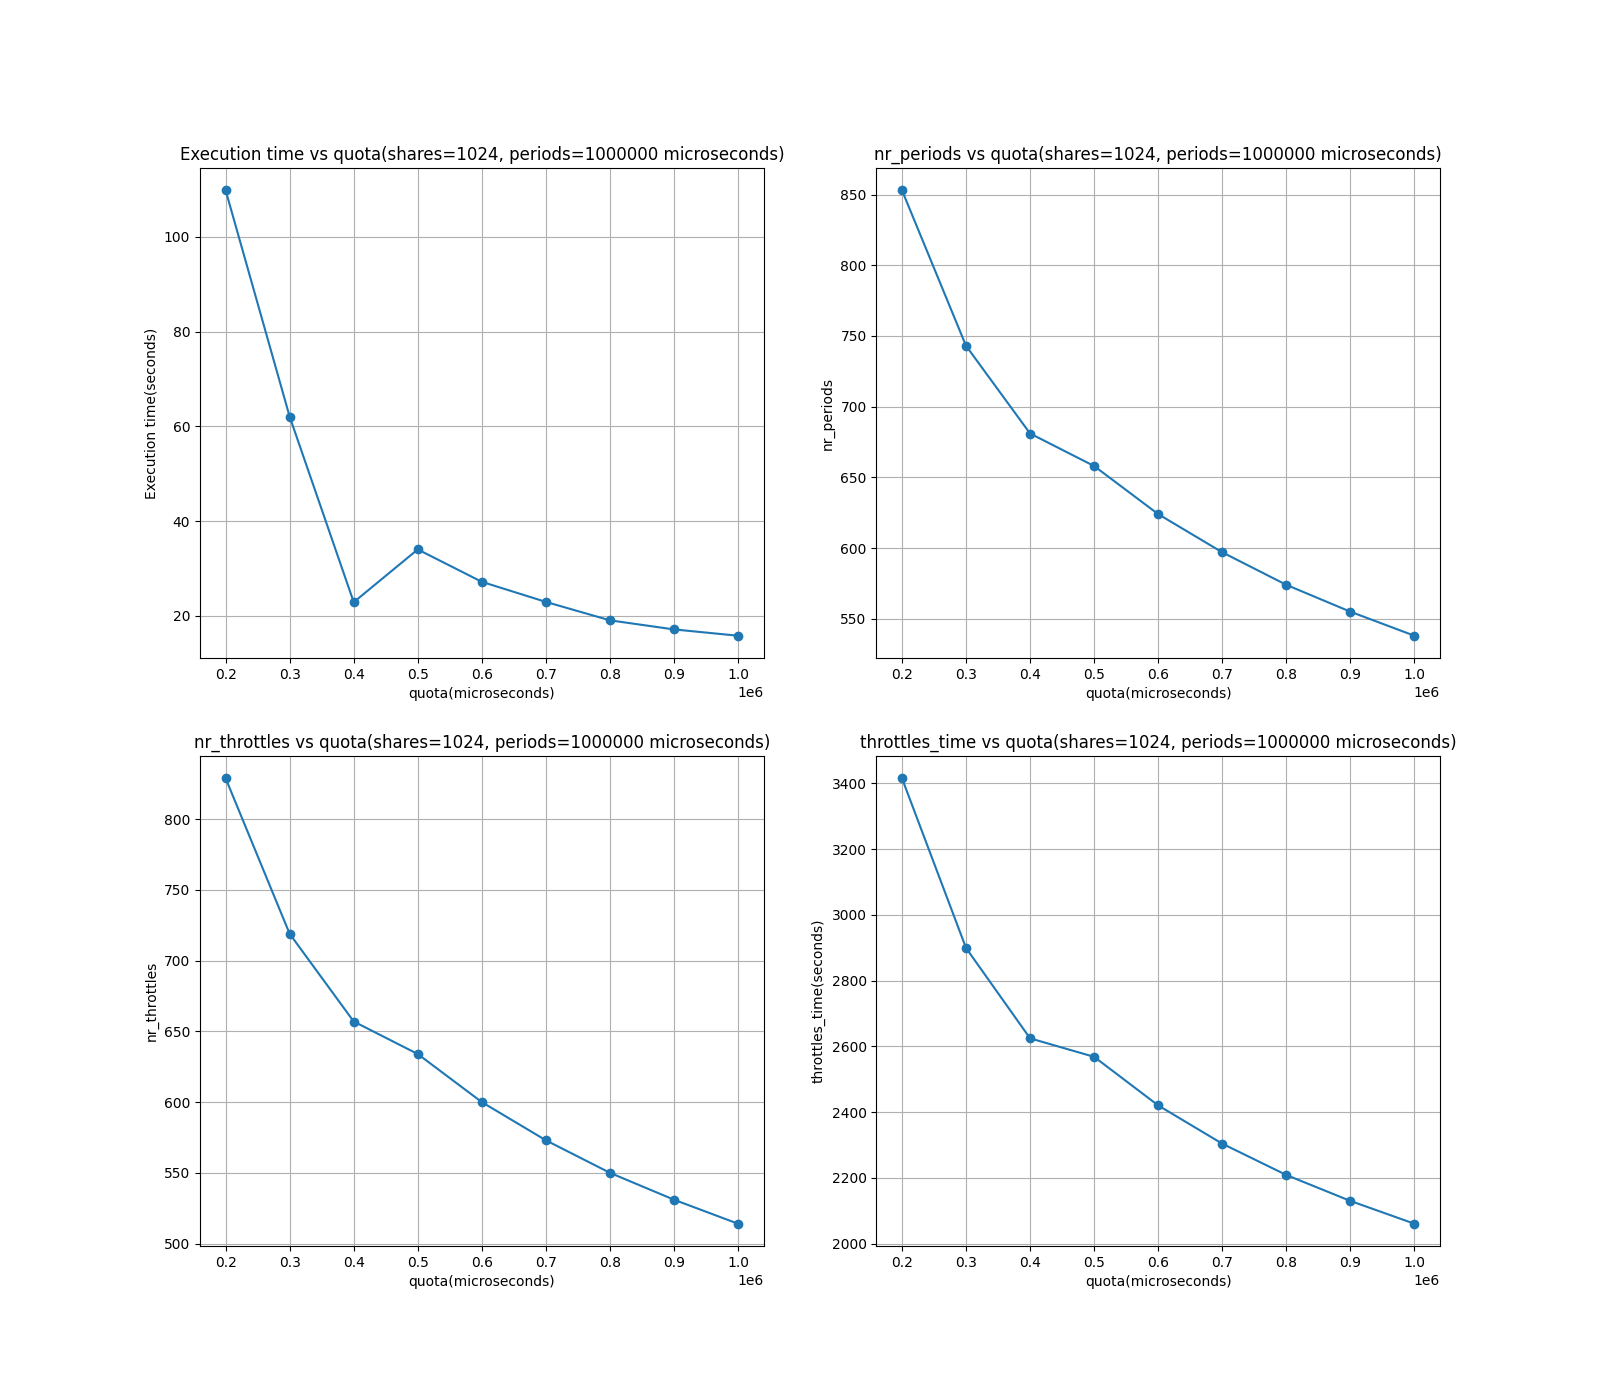

The script that saved this image:
import matplotlib.pyplot as plt

shares=1024
periods=1000000
quota = []
time_elapsed = []
nr_periods = []
nr_throttles = []
throttles_time = []

# read data from "results.txt"
with open('result_part2.txt', 'r') as f:
    for line in f:
        line = line.split()
        if line[0] == 'Running':
            quota.append(int(line[3]))
        elif line[0] == 'Elapsed':
            time_elapsed.append(float(line[1]))
        elif line[0] == 'nr_periods':
            nr_periods.append(int(line[1]))
        elif line[0] == 'nr_throttled':
            nr_throttles.append(int(line[1]))
        elif line[0] == 'throttled_time':
            throttles_time.append(int(line[1])/1e9)



# plot graphs
fig, ax = plt.subplots(2, 2, figsize=(16, 14))
ax[0, 0].plot(quota,  time_elapsed, 'o-', label='time_elapsed')
ax[0, 0].set_title('Execution time vs quota(shares={}, periods={} microseconds)'.format(shares, periods))
ax[0, 0].set_xlabel('quota(microseconds)')
ax[0, 0].set_ylabel('Execution time(seconds)')
ax[0, 0].grid(True)

ax[0, 1].plot(quota, nr_periods, 'o-', label='nr_periods')
ax[0, 1].set_title('nr_periods vs quota(shares={}, periods={} microseconds)'.format(shares, periods))
ax[0, 1].set_xlabel('quota(microseconds)')
ax[0, 1].set_ylabel('nr_periods')
ax[0, 1].grid(True)

ax[1, 0].plot(quota, nr_throttles, 'o-', label='nr_throttles')
ax[1, 0].set_title('nr_throttles vs quota(shares={}, periods={} microseconds)'.format(shares, periods))
ax[1, 0].set_xlabel('quota(microseconds)')
ax[1, 0].set_ylabel('nr_throttles')
ax[1, 0].grid(True)

ax[1, 1].plot(quota, throttles_time, 'o-', label='throttles_time')
ax[1, 1].set_title('throttles_time vs quota(shares={}, periods={} microseconds)'.format(shares, periods))
ax[1, 1].set_xlabel('quota(microseconds)')
ax[1, 1].set_ylabel('throttles_time(seconds)')
ax[1, 1].grid(True)
plt.savefig('graph.png')